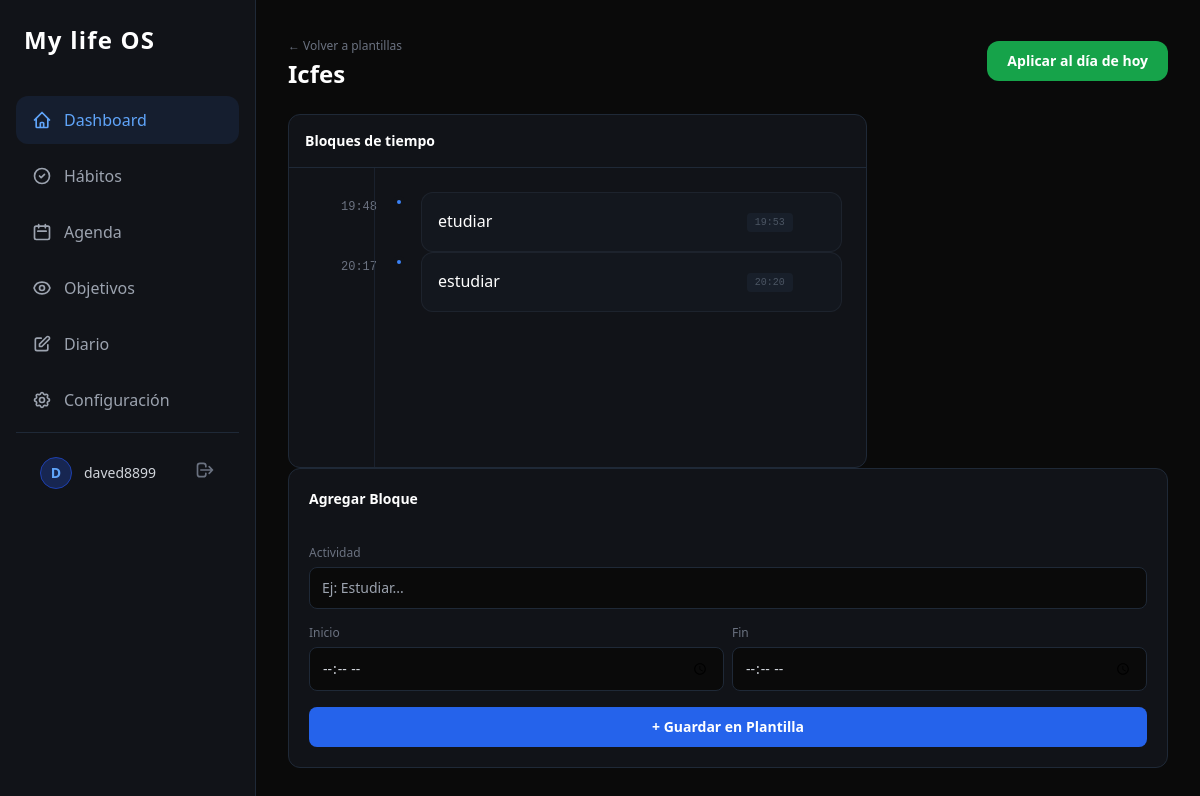
Page /agenda/plantilla/1/ (signed in) on the committed database.
### core/models.py (models this page shows, shortened)
class ScheduleTemplate(models.Model):
    user = models.ForeignKey(User, on_delete=models.CASCADE)
    name = models.CharField(max_length=100, verbose_name="Nombre de la plantilla")

class TimeBlock(models.Model):
    template = models.ForeignKey(ScheduleTemplate, on_delete=models.CASCADE, related_name='blocks', null= True, blank = True)
    title = models.CharField(max_length=100, verbose_name="Título")
    start_time = models.TimeField(verbose_name="Hora de inicio")
    end_time = models.TimeField(verbose_name="Hora de fin")
    color_class = models.CharField(max_length=50, default='bg-blue-900/20 border-blue-800/50 text-blue-400')
    class Meta:
        ordering = ['start_time']

### core/views.py (the view)
# urls.py: path('agenda/plantilla/<int:template_id>/', views.template_detail, name='template_detail'),
@login_required
def template_detail(request, template_id):
    template = get_object_or_404(ScheduleTemplate, id=template_id, user=request.user)
    blocks = template.blocks.all()
    return render(request, 'core/template_detail.html', {'template': template, 'blocks': blocks})

### core/templates/core/template_detail.html (shortened to what this page needs)
{% extends 'core/base.html' %}
{% block content %}
<div class="max-w-5xl mx-auto flex flex-col h-[calc(100vh-4rem)]">
    <div class="flex items-center justify-between mb-6">
        <div>
            <a href="{% url 'agenda' %}" class="text-xs text-gray-500 hover:text-gray-300 transition mb-1 inline-block">← Volver a plantillas</a>
            <h1 class="text-2xl font-bold text-white"> {{ template.name }}</h1>
        </div>
        <form action="{% url 'apply_template' template.id %}" method="POST">
            <button type="submit" class="bg-green-600 hover:bg-green-500 text-white text-sm font-bold px-5 py-2.5 rounded-xl transition">
                Aplicar al día de hoy
            </button>
        </form>
    </div>
    <div class="flex-1 grid grid-cols-12 gap-6 overflow-hidden">
        <div class="col-span-8 bg-[#111318] border border-gray-800 rounded-xl flex flex-col overflow-hidden">
            <div class="p-4 border-b border-gray-800">
                <h2 class="text-sm font-semibold text-white">Bloques de tiempo</h2>
            </div>
            <div class="flex-1 p-6 overflow-y-auto relative">
                    {% for block in blocks %}
                    <div class="flex items-start gap-4 group">
                        <div class="w-16 text-right shrink-0">
                            <span class="text-xs font-mono text-gray-500">{{ block.start_time|time:"H:i" }}</span>
                        </div>
                        <div class="w-3 h-3 mt-1 bg-blue-500 rounded-full border-4 border-[#111318] relative z-10 shrink-0"></div>
                        <div class="flex-1 bg-gray-800/20 border border-gray-700/30 rounded-xl p-4 hover:border-gray-600 transition duration-200">
                            <div class="flex justify-between items-start">
                                <h4 class="text-white font-medium">{{ block.title }}</h4>
                                <div class="flex items-center gap-2">
                                    <span class="text-[10px] font-mono text-gray-600 bg-gray-800/50 px-2 py-0.5 rounded">{{ block.end_time|time:"H:i" }}</span>
                                </div>
                            </div>
                        </div>
                    </div>
                    {% empty %}
                    <div class="flex flex-col items-center justify-center h-full text-center">
                        <p class="text-gray-400 font-medium">Plantilla vacía</p>
                        <p class="text-gray-600 text-sm mt-1">Agrega bloques desde la derecha.</p>
                    </div>
                    {% endfor %}
                </div>
            </div>
        </div>
        <div class="col-span-4 bg-[#111318] border border-gray-800 rounded-xl p-5 flex flex-col h-fit">
            <h3 class="text-sm font-bold text-white mb-5">Agregar Bloque</h3>
            <form action="{% url 'add_timeblock' template.id %}" method="POST" class="space-y-4">
                <div>
                    <label class="block text-xs text-gray-500 mb-1.5">Actividad</label>
                    <input type="text" name="title" required placeholder="Ej: Estudiar..." class="w-full bg-[#0a0a0a] border border-gray-800 text-white text-sm rounded-lg px-3 py-2.5 focus:border-blue-500 outline-none transition">
                </div>
                <div class="grid grid-cols-2 gap-2">
                    <div>
                        <label class="block text-xs text-gray-500 mb-1.5">Inicio</label>
                        <input type="time" name="start_time" required class="w-full bg-[#0a0a0a] border border-gray-800 text-gray-300 text-sm rounded-lg px-3 py-2.5 focus:border-blue-500 outline-none transition">
                    </div>
                    <div>
                        <label class="block text-xs text-gray-500 mb-1.5">Fin</label>
                        <input type="time" name="end_time" required class="w-full bg-[#0a0a0a] border border-gray-800 text-gray-300 text-sm rounded-lg px-3 py-2.5 focus:border-blue-500 outline-none transition">
                    </div>
                </div>
                <button type="submit" class="w-full bg-blue-600 hover:bg-blue-500 text-white text-sm font-bold py-2.5 rounded-lg transition">
                    + Guardar en Plantilla
                </button>
            </form>
        </div>
    </div>
{% endblock content %}

### core/templates/core/base.html (shortened to what this page needs)
<!DOCTYPE html>
<html lang="en">
<head>
    <script src="https://cdn.tailwindcss.com"></script>
</head>
<body class="bg-[#0a0a0a] text-white min-h-screen font-sans flex">
    <aside class="w-64 bg-[#111318] border-r border-gray-800 hidden md:flex flex-col">
        <div class="p-6">
            <h1 class="text-2xl font-bold text-white tracking-wider">My life OS</h1>
        </div>
        <nav class="flex-1 px-4 space-y-2 mt-4">
            <a href="{% url 'dashboard' %}" class="flex items-center gap-3 px-4 py-3 bg-blue-500/10 text-blue-400 rounded-xl transition font-medium">
                <svg class="w-5 h-5" fill="none" stroke="currentColor" viewBox="0 0 24 24"><path stroke-linecap="round" stroke-linejoin="round" stroke-width="2" d="M3 12l2-2m0 0l7-7 7 7M5 10v10a1 1 0 001 1h3m10-11l2 2m-2-2v10a1 1 0 01-1 1h-3m-6 0a1 1 0 001-1v-4a1 1 0 011-1h2a1 1 0 011 1v4a1 1 0 001 1m-6 0h6"></path></svg>
                Dashboard
            </a>
            <a href="{% url 'habits' %}" class="flex items-center gap-3 px-4 py-3 text-gray-400 hover:text-white hover:bg-gray-800/50 rounded-xl transition">
                <svg class="w-5 h-5" fill="none" stroke="currentColor" viewBox="0 0 24 24"><path stroke-linecap="round" stroke-linejoin="round" stroke-width="2" d="M9 12l2 2 4-4m6 2a9 9 0 11-18 0 9 9 0 0118 0z"></path></svg>
                Hábitos
            </a>
            <a href="{% url 'agenda' %}" class="flex items-center gap-3 px-4 py-3 text-gray-400 hover:text-white hover:bg-gray-800/50 rounded-xl transition">
                <svg class="w-5 h-5" fill="none" stroke="currentColor" viewBox="0 0 24 24"><path stroke-linecap="round" stroke-linejoin="round" stroke-width="2" d="M8 7V3m8 4V3m-9 8h10M5 21h14a2 2 0 002-2V7a2 2 0 00-2-2H5a2 2 0 00-2 2v12a2 2 0 002 2z"></path></svg>
                Agenda
            </a>
            <a href="{% url 'goals' %}" class="flex items-center gap-3 px-4 py-3 text-gray-400 hover:text-white hover:bg-gray-800/50 rounded-xl transition">
                Objetivos
            </a>
            <a href="{% url 'journal' %}" class="flex items-center gap-3 px-4 py-3 text-gray-400 hover:text-white hover:bg-gray-800/50 rounded-xl transition">
                <svg class="w-5 h-5" fill="none" stroke="currentColor" viewBox="0 0 24 24"><path stroke-linecap="round" stroke-linejoin="round" stroke-width="2" d="M11 5H6a2 2 0 00-2 2v11a2 2 0 002 2h11a2 2 0 002-2v-5m-1.414-9.414a2 2 0 112.828 2.828L11.828 15H9v-2.828l8.586-8.586z"></path></svg>
                Diario
            </a>
            <a href="{% url 'settings' %}" class="flex items-center gap-3 px-4 py-3 text-gray-400 hover:text-white hover:bg-gray-800/50 rounded-xl transition">
                Configuración
            </a>
            <div class="p-4 mt-auto border-t border-gray-800">
            <div class="flex items-center gap-3 px-2 py-2">
                <div class="w-8 h-8 rounded-full bg-blue-900/50 border border-blue-800 text-blue-400 flex items-center justify-center font-bold text-sm">
                    {{ request.user.username|make_list|first|upper }}
                </div>
                <div class="flex-1 min-w-0">
                    <p class="text-sm font-medium text-gray-300 truncate">{{ request.user.username }}</p>
                </div>
                <form method="post" action="{% url 'logout' %}">
                    <button type="submit" class="text-gray-500 hover:text-red-400 transition" title="Cerrar sesión">
                        <svg class="w-5 h-5" fill="none" stroke="currentColor" viewBox="0 0 24 24"><path stroke-linecap="round" stroke-linejoin="round" stroke-width="2" d="M17 16l4-4m0 0l-4-4m4 4H7m6 4v1a3 3 0 01-3 3H6a3 3 0 01-3-3V7a3 3 0 013-3h4a3 3 0 013 3v1"></path></svg>
                    </button>
                </form>
            </div>
        </div>
        </nav>
    </aside>
    <main class="flex-1 p-8 overflow-y-auto">
        {% block content %}
        {% endblock content %}
    </main>
</body>
</html>

### core/templates/core/base.html (style rules this page uses)
svg { flex-shrink: 0; }

### rows in the picture
ScheduleTemplate: name "Icfes"
TimeBlock: start_time "19:48", title "etudiar", end_time "19:53"
TimeBlock: start_time "20:17", title "estudiar", end_time "20:20"

### other values in the picture
{{ request.user.username|make_list|first|upper }} "D"
{{ request.user.username }} "daved8899"
